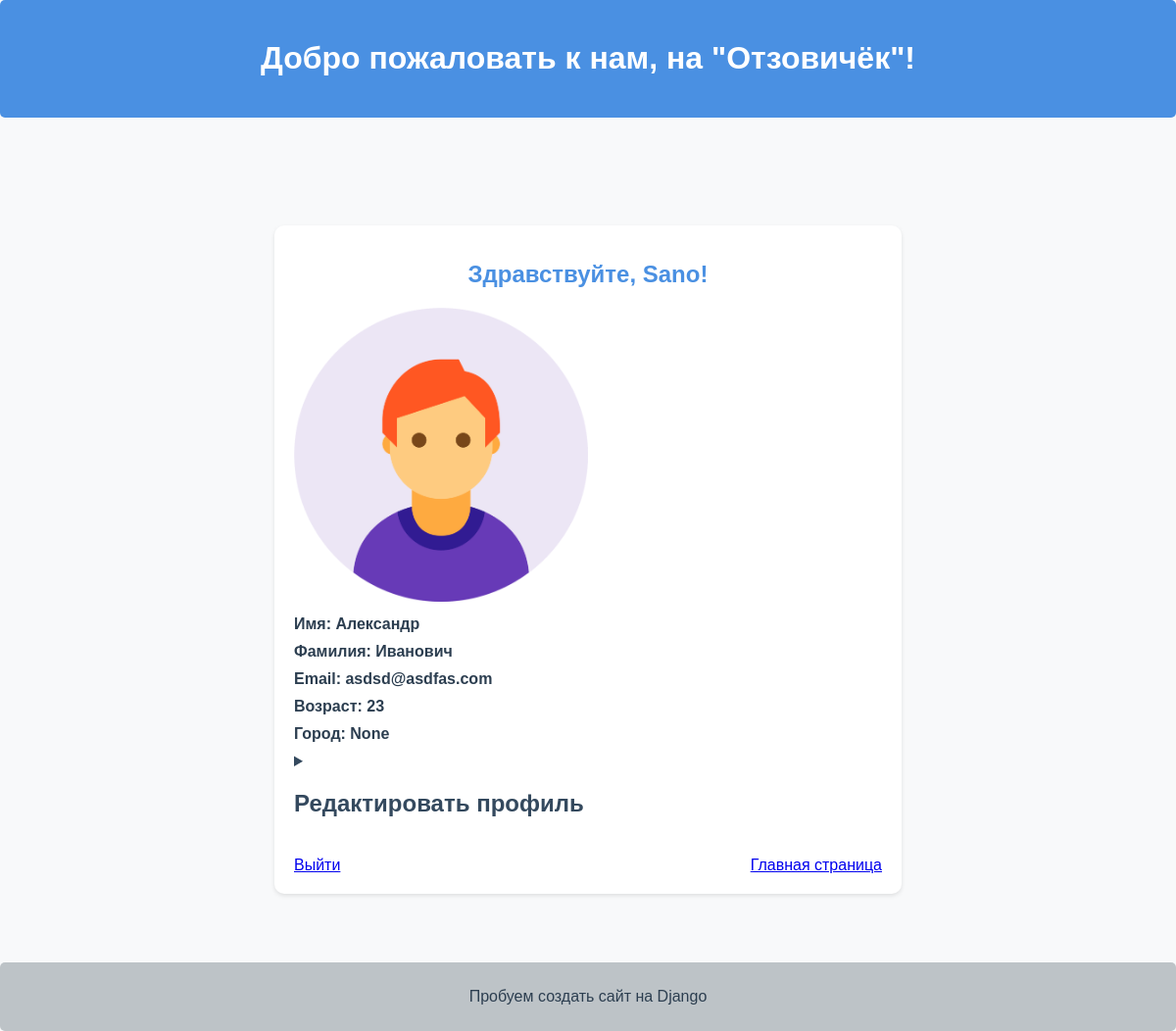
/users/profile/ (signed in), run on the app's committed database.
### users/models.py (models this page shows, shortened)
class User(AbstractUser):
    age = models.IntegerField(null=True, blank=True)
    city = models.CharField(max_length=100, null=True, blank=True)
    image = models.ImageField(upload_to='users_images', null=True, blank=True)

### users/views.py (the view)
# urls.py: path('profile/', profile, name='profile'),
def profile(request):
    user = request.user
    if request.method == 'POST':
        form = UserProfileForm(instance=user, data=request.POST, files=request.FILES)
        if form.is_valid():
            form.save()
            return redirect('users:profile')
    else:
        form = UserProfileForm(instance=user, files=request.FILES)
    context = {'form': form}
    return render(request, 'profile.html', context)

### users/templates/profile.html (shortened to what this page needs)
{% extends 'base.html' %}
{% load static %}
{% block content %}
<div class="profile">
    <div class="profile-info">
        <h1>Здравствуйте, {{ user.username }}!</h1>
        <img width="300" height="300"
             src="{% if user.image %} {{ user.image.url }} {% else %} {% static 'media/user-icon.png' %} {% endif %}">
        <p><strong>Имя: {{ user.first_name }}</strong></p>
        <p><strong>Фамилия: {{ user.last_name }}</strong></p>
        <p><strong>Email: {{ user.email }}</strong></p>
        <p><strong>Возраст: {{ user.age }}</strong></p>
        <p><strong>Город: {{ user.city }}</strong></p>
    </div>
    <details>
        <summary><h2>Редактировать профиль</h2></summary>
    </details>
    <div class="profile-actions">
        <a href="{% url 'users:logout' %}">Выйти</a>
        <a href="{% url 'posts:index' %}">Главная страница</a>
    </div>
</div>
{% endblock %}

### posts/templates/base.html (shortened to what this page needs)
{% load static %}
<!DOCTYPE html>
<html lang="ru">
<head>
    <link rel="stylesheet" href="{% static 'css/style.css' %}">
</head>
<body>
<header>
    {% block header %}
    <h1>Добро пожаловать к нам, на "Отзовичёк"!</h1>
    {% endblock %}
</header>
<nav>
</nav>
<main>
    {% block content %}{% endblock %}
</main>
<footer>
    {% block footer %}
    <p>Пробуем создать сайт на Django</p>
    {% endblock %}
</footer>
</body>
</html>

### static/css/style.css (style rules this page uses)
body { font-family: Arial, sans-serif; background-color: #f8f9fa; margin: 0; padding: 0; color: #34495e; }
header, nav, main, footer { padding: 20px; margin: 0 auto; max-width: 1200px; }
header { background-color: #4a90e2; color: #fff; text-align: center; border-radius: 5px; }
footer { background-color: #bdc3c7; text-align: center; padding: 10px; color: #2c3e50; border-radius: 5px; }
.profile { max-width: 600px; margin: 50px auto; padding: 20px; background-color: #fff; border-radius: 10px; box-shadow: 0 2px 4px rgba(0, 0, 0, 0.1); }
.profile h1 { color: #4a90e2; margin-bottom: 20px; text-align: center; font-size: 24px; }
.profile-info p { margin: 10px 0; font-size: 16px; color: #34495e; }
.profile-info p strong { color: #2c3e50; }
.profile-actions { display: flex; justify-content: space-between; margin-top: 20px; }

### data on the page
User: username "Sano", first_name "Александр", last_name "Иванович", email "asdsd@asdfas.com", age "23", city "None"
